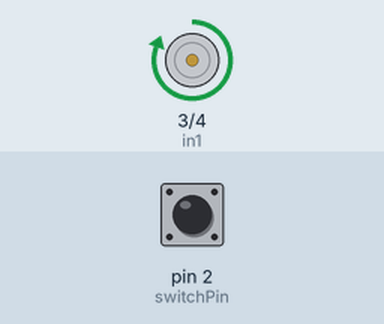
This sketch was run on a simulated Arduino Uno, built with avr-gcc and run on an emulated ATmega328P. On the bench: motor-driver pin pairs drawn as motors (green arrow = first pin HIGH = forward, orange = second pin HIGH = backward, longer = more drive, scaled by the enable pin). The inputs (shaded band) are chosen by the test bench; at power-on: pin 2 (switchPin) LOW.

Above: at 1.2 s.
1.3 s: pin 2 (switchPin) pulled HIGH for 0.15 s
At 1.37 s:
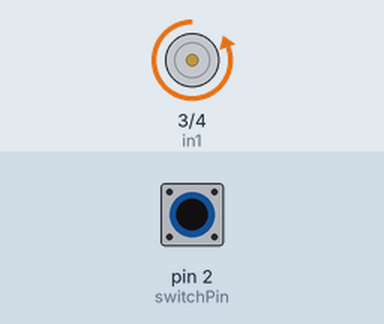
2.9 s: pin 2 (switchPin) pulled HIGH for 3.2 s
At 6.5 s:
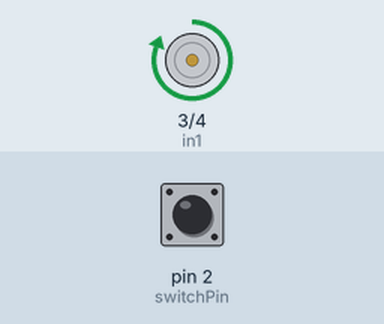
Timing chart, 0 to 8.0 s (numbered marks = the images above; inputs shaded):
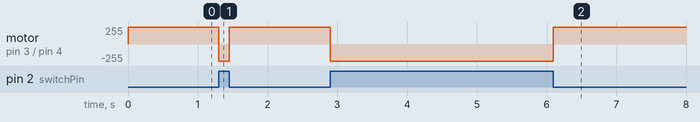

Measured:
- after the input at 1.3 s, motor on pin 3 (in1) / pin 4 (in2): forward 255/255 → backward 255/255 at once, → forward 255/255 0.15 s later
- after the input at 2.9 s, motor on pin 3 (in1) / pin 4 (in2): forward 255/255 → backward 255/255 at once, → forward 255/255 3.2 s later

The sketch:

prog8_DC_motor_Direction_Control.ino
```cpp
/* Connect Pin 2 to Vcc/ Ground
 *  in1 to Pin 3
 *  in2 to Pin 4
 *  en1 to Pin 9
 */
int switchPin = 2; //vcc,gnd
int in1 = 3;
int in2 = 4;
int en1 = 9;

void setup()
{
 pinMode(switchPin, INPUT);
 pinMode(in1, OUTPUT);
 pinMode(in2, OUTPUT);
 pinMode(en1, OUTPUT);
}

void loop()
{
if (digitalRead(switchPin) == HIGH)
{
digitalWrite(in1, LOW);
digitalWrite(in2, HIGH);
digitalWrite(en1, HIGH);
 }
        else
 {
digitalWrite(in1, HIGH);
digitalWrite(in2, LOW);
digitalWrite(en1, HIGH);
}
}
```
